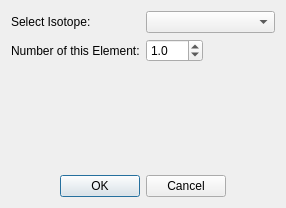
<?xml version="1.0" encoding="UTF-8"?>
<ui version="4.0">
 <class>Dialog</class>
 <widget class="QDialog" name="Dialog">
  <property name="windowModality">
   <enum>Qt::WindowModal</enum>
  </property>
  <property name="geometry">
   <rect>
    <x>0</x>
    <y>0</y>
    <width>286</width>
    <height>208</height>
   </rect>
  </property>
  <property name="sizePolicy">
   <sizepolicy hsizetype="Fixed" vsizetype="Fixed">
    <horstretch>0</horstretch>
    <verstretch>0</verstretch>
   </sizepolicy>
  </property>
  <property name="windowTitle">
   <string>Dialog</string>
  </property>
  <property name="modal">
   <bool>true</bool>
  </property>
  <layout class="QVBoxLayout" name="verticalLayout">
   <item>
    <layout class="QHBoxLayout" name="horizontalLayout_3">
     <item>
      <widget class="QLabel" name="label_2">
       <property name="text">
        <string>Select Isotope:</string>
       </property>
      </widget>
     </item>
     <item>
      <widget class="QComboBox" name="comboBox"/>
     </item>
    </layout>
   </item>
   <item>
    <layout class="QHBoxLayout" name="horizontalLayout_2">
     <item>
      <widget class="QLabel" name="label">
       <property name="text">
        <string>Number of this Element:</string>
       </property>
      </widget>
     </item>
     <item>
      <widget class="QDoubleSpinBox" name="number_of_elements">
       <property name="decimals">
        <number>1</number>
       </property>
       <property name="minimum">
        <double>0.100000000000000</double>
       </property>
       <property name="value">
        <double>1.000000000000000</double>
       </property>
      </widget>
     </item>
     <item>
      <spacer name="horizontalSpacer_3">
       <property name="orientation">
        <enum>Qt::Horizontal</enum>
       </property>
       <property name="sizeHint" stdset="0">
        <size>
         <width>40</width>
         <height>20</height>
        </size>
       </property>
      </spacer>
     </item>
    </layout>
   </item>
   <item>
    <spacer name="verticalSpacer">
     <property name="orientation">
      <enum>Qt::Vertical</enum>
     </property>
     <property name="sizeHint" stdset="0">
      <size>
       <width>20</width>
       <height>40</height>
      </size>
     </property>
    </spacer>
   </item>
   <item>
    <layout class="QHBoxLayout" name="horizontalLayout">
     <item>
      <spacer name="horizontalSpacer">
       <property name="orientation">
        <enum>Qt::Horizontal</enum>
       </property>
       <property name="sizeHint" stdset="0">
        <size>
         <width>40</width>
         <height>20</height>
        </size>
       </property>
      </spacer>
     </item>
     <item>
      <widget class="QDialogButtonBox" name="buttonBox">
       <property name="orientation">
        <enum>Qt::Horizontal</enum>
       </property>
       <property name="standardButtons">
        <set>QDialogButtonBox::Cancel|QDialogButtonBox::Ok</set>
       </property>
      </widget>
     </item>
     <item>
      <spacer name="horizontalSpacer_2">
       <property name="orientation">
        <enum>Qt::Horizontal</enum>
       </property>
       <property name="sizeHint" stdset="0">
        <size>
         <width>40</width>
         <height>20</height>
        </size>
       </property>
      </spacer>
     </item>
    </layout>
   </item>
  </layout>
 </widget>
 <resources/>
 <connections>
  <connection>
   <sender>buttonBox</sender>
   <signal>accepted()</signal>
   <receiver>Dialog</receiver>
   <slot>accept()</slot>
   <hints>
    <hint type="sourcelabel">
     <x>248</x>
     <y>254</y>
    </hint>
    <hint type="destinationlabel">
     <x>157</x>
     <y>274</y>
    </hint>
   </hints>
  </connection>
  <connection>
   <sender>buttonBox</sender>
   <signal>rejected()</signal>
   <receiver>Dialog</receiver>
   <slot>reject()</slot>
   <hints>
    <hint type="sourcelabel">
     <x>316</x>
     <y>260</y>
    </hint>
    <hint type="destinationlabel">
     <x>286</x>
     <y>274</y>
    </hint>
   </hints>
  </connection>
 </connections>
</ui>
